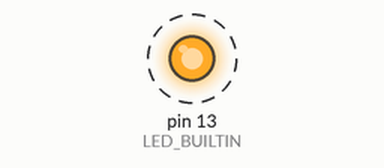
Bench run of a sketch on a simulated Arduino Uno, built with avr-gcc and run on an emulated ATmega328P. On the bench: output pins drawn as LEDs (lit = HIGH). Dashed ring = blinking. What the sketch prints to the serial monitor is not drawn.

Above: at 0.5 s.
Timing chart, 0 to 4.6 s (numbered marks = the images above):
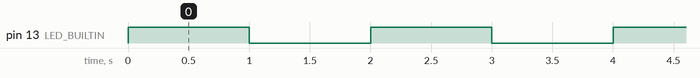

The sketch:

pointer-test.ino
```cpp
// C++ code
//
// https://www.tinkercad.com/things/es2PoJHAyll-grand-jofo-bombul/editel
//
/*
  Kun for utforsking av noen konsepter.
  Kan se bort i fra denne filen.
*/

void setup()
{
  pinMode(LED_BUILTIN, OUTPUT);
  Serial.begin(9600);
}

void for_loop_func(int &j) {
  j = j + 100;
  for (int i = 0; i <= 9; i++) {
  	Serial.print(i);
    Serial.print(", ");
  }
  Serial.println("");

}

void loop()
{
  int i = 0;
  int *point_i;
  point_i = &i;

  for_loop_func(*point_i);
  digitalWrite(LED_BUILTIN, HIGH);
  delay(1000); // Wait for 1000 millisecond(s)
  digitalWrite(LED_BUILTIN, LOW);
  delay(1000); // Wait for 1000 millisecond(s)
  Serial.print("BLINK OVER,      i=");
  Serial.println(i);
}
```

Measured:
- by itself, pin 13 (LED_BUILTIN): alternates HIGH for 1.0 s and LOW for 1.0 s
